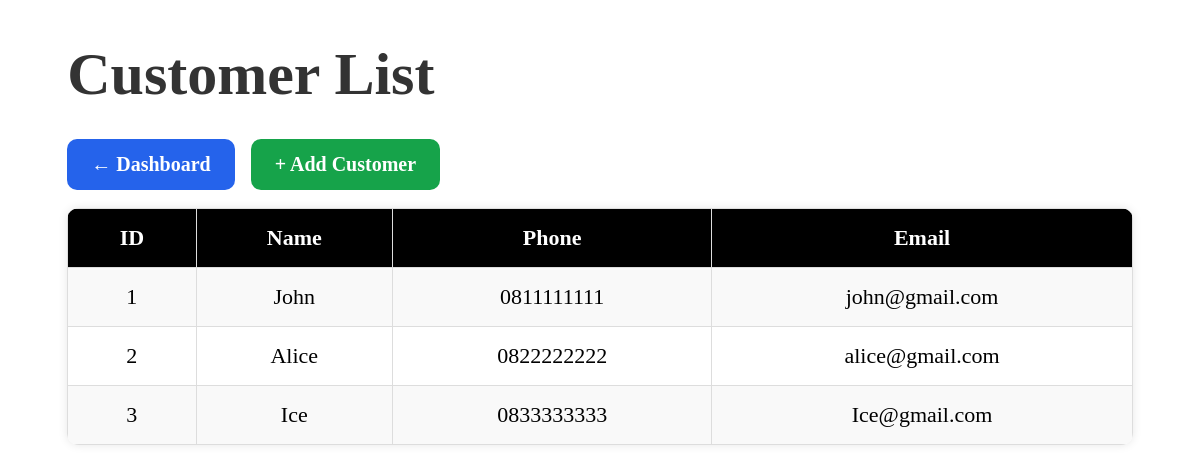
Page /customers on the committed database.
### tables this page shows
CREATE TABLE customers (
    customer_id INTEGER PRIMARY KEY AUTOINCREMENT,
    name TEXT NOT NULL,
    phone TEXT,
    email TEXT
);

### app.py (the view)
@app.route('/customers')
def customers():
    conn = get_db_connection()
    customer_list = conn.execute("""
        SELECT * FROM customers
    """).fetchall()
    conn.close()
    return render_template(
        'customers.html',
        customers=customer_list
    )

### app.py (called while the page is built)
def get_db_connection():
    conn = sqlite3.connect(DATABASE)
    conn.row_factory = sqlite3.Row
    return conn

### templates/customers.html (shortened to what this page needs)
<!DOCTYPE html>
<html>
<head>
    <link
        rel="stylesheet"
        href="{{ url_for('static', filename='style.css') }}"
    >
</head>
<body>
<div class="container">
    <h1>Customer List</h1>
    <a class="btn home-btn" href="/">
        ← Dashboard
    </a>
    <a class="btn add-btn" href="/add_customer">
        + Add Customer
    </a>
    <br><br>
    <table>
        <tr>
            <th>ID</th>
            <th>Name</th>
            <th>Phone</th>
            <th>Email</th>
        </tr>
        {% for customer in customers %}
        <tr>
            <td>{{ customer.customer_id }}</td>
            <td>{{ customer.name }}</td>
            <td>{{ customer.phone }}</td>
            <td>{{ customer.email }}</td>
        </tr>
        {% endfor %}
    </table>
</div>
</body>
</html>

### static/style.css (style rules this page uses)
.container { width: 90%; margin: auto; }
h1 { font-size: 60px; color: #333; margin-bottom: 30px; }
.btn { text-decoration: none; color: white; padding: 14px 24px; border-radius: 10px; font-size: 20px; margin-right: 12px; display: inline-block; transition: 0.2s; font-weight: bold; }
.home-btn { background: #2563eb; }
.add-btn { background: #16a34a; }
table { width: 100%; border-collapse: collapse; background: white; border-radius: 12px; overflow: hidden; box-shadow: 0 0 10px rgba(0,0,0,0.1); }
th, td { border: 1px solid #ddd; padding: 16px; text-align: center; font-size: 22px; }
th { background: black; color: white; }
tr:nth-child(even) { background: #f9f9f9; }

### rows in the picture
customers: customer_id "1", name "John", phone "0811111111", email "john@gmail.com"
customers: customer_id "2", name "Alice", phone "0822222222", email "alice@gmail.com"
customers: customer_id "3", name "Ice", phone "0833333333", email "Ice@gmail.com"
